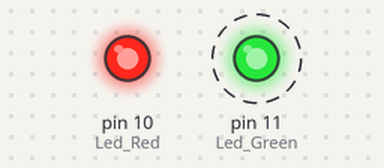
A sketch run on a simulated Arduino Uno, built with avr-gcc and run on an emulated ATmega328P. Shown: output pins drawn as LEDs (lit = HIGH). Dashed ring = blinking.

Above: at 0.5 s.
At 2.5 s:
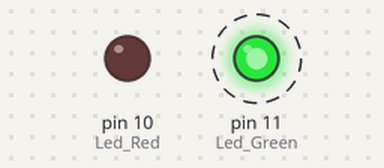
Timing chart, 0 to 5.2 s (numbered marks = the images above):
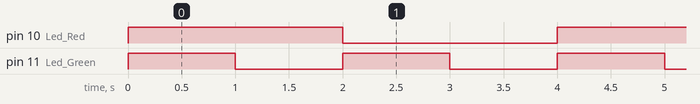

Measured:
- by itself, pin 10 (Led_Red): alternates HIGH for 2.0 s and LOW for 2.0 s
- by itself, pin 11 (Led_Green): alternates HIGH for 1.0 s and LOW for 1.0 s
- by itself, everything shown: repeats every 4.0 s, in 4 steps

The sketch:

led_2_cores_KY-029.ino
```cpp
#define Led_Red 10
#define Led_Green 11

void setup ()
{
  pinMode (Led_Red, OUTPUT);
  pinMode (Led_Green, OUTPUT);
}

void loop () // main program loop
{
  digitalWrite (Led_Red, HIGH);
  digitalWrite (Led_Green, HIGH);
  delay (1000);
  digitalWrite (Led_Red, HIGH);
  digitalWrite (Led_Green, LOW);
  delay (1000);
  digitalWrite (Led_Red, LOW);
  digitalWrite (Led_Green, HIGH);
  delay (1000);
  digitalWrite (Led_Red, LOW);
  digitalWrite (Led_Green, LOW);
  delay(1000);
}
```
